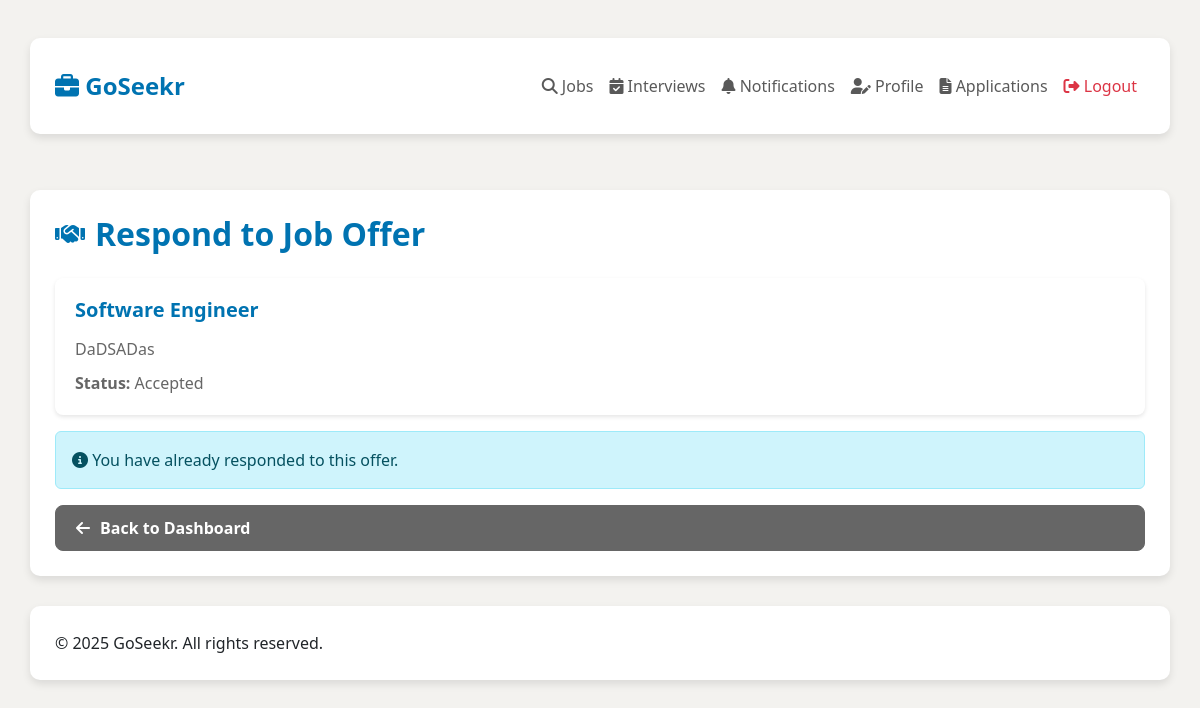
Screenshot of /job_seeker/respond_offer.php?offer_id=1 (signed in) with the database file from the repository.
### tables this page shows
CREATE TABLE `job_offers` (
  `offer_id` int(11) NOT NULL,
  `application_id` int(11) NOT NULL,
  `offer_details` text NOT NULL,
  `status` enum('pending','accepted','declined') DEFAULT 'pending',
  `employer_id` int(11) NOT NULL,
  `seeker_id` int(11) NOT NULL,
  `job_id` int(11) NOT NULL,
  `created_at` timestamp NOT NULL DEFAULT current_timestamp(),
  `salary` decimal(10,2) NOT NULL
);

CREATE TABLE `job_postings` (
  `job_id` int(11) NOT NULL,
  `employer_id` int(11) NOT NULL,
  `title` varchar(255) NOT NULL,
  `description` text NOT NULL,
  `requirements` text NOT NULL,
  `skills` text NOT NULL,
  `status` enum('pending','approved','rejected','unavailable') NOT NULL,
  `created_at` timestamp NOT NULL DEFAULT current_timestamp(),
  `location` varchar(255) DEFAULT NULL,
  `quota` int(11) DEFAULT 1
);

### job_seeker/respond_offer.php (the view, shortened to what this page needs)
<?php
include '../db.php';
$offer_id = $_GET['offer_id'];
$sql = "SELECT job_offers.*, job_postings.title
        FROM job_offers
        JOIN job_postings ON job_offers.job_id = job_postings.job_id
        WHERE job_offers.offer_id = ?";
$stmt = $conn->prepare($sql);
$stmt->bind_param("i", $offer_id);
$stmt->execute();
$result = $stmt->get_result();
$offer = $result->fetch_assoc();
$job_title = $offer['title'];
$offer_details = $offer['offer_details'];
$offer_status = $offer['status'];
?>
<!DOCTYPE html>
<html lang="en">
<head>
    <link href="https://cdn.jsdelivr.net/npm/bootstrap@5.3.0/dist/css/bootstrap.min.css" rel="stylesheet">
    <link rel="stylesheet" href="https://cdnjs.cloudflare.com/ajax/libs/font-awesome/6.4.0/css/all.min.css">
</head>
<body>
    <nav class="navbar navbar-expand-lg navbar-light">
        <div class="container">
            <a class="navbar-brand brand-logo" href="dashboard.php">
                <i class="fas fa-briefcase"></i> GoSeekr
            </a>
            <div class="collapse navbar-collapse" id="navbarNav">
                <ul class="navbar-nav ms-auto">
                    <li class="nav-item">
                        <a class="nav-link" href="search_jobs.php">
                            <i class="fas fa-search"></i> Jobs
                        </a>
                    </li>
                    <li class="nav-item">
                        <a class="nav-link" href="view_interview.php">
                            <i class="fas fa-calendar-check"></i> Interviews
                        </a>
                    </li>
                    <li class="nav-item nav-notification">
                        <a class="nav-link position-relative" href="notifications.php">
                            <i class="fas fa-bell"></i> Notifications
                        </a>
                    </li>
                    <li class="nav-item">
                        <a class="nav-link" href="update_profile.php">
                            <i class="fas fa-user-edit"></i> Profile
                        </a>
                    </li>
                    <li class="nav-item">
                        <a class="nav-link" href="view_applications.php">
                            <i class="fas fa-file-alt"></i> Applications
                        </a>
                    </li>
                    <li class="nav-item">
                        <a class="nav-link text-danger" href="logout.php">
                            <i class="fas fa-sign-out-alt"></i> Logout
                        </a>
                    </li>
                </ul>
            </div>
        </div>
    </nav>
    <div class="container mt-5">
        <h2><i class="fas fa-handshake"></i>Respond to Job Offer</h2>
        <div class="card mb-3">
            <div class="card-body">
                <h5 class="card-title"><?php echo $job_title; ?></h5>
                <p class="card-text"><?php echo $offer_details; ?></p>
                <p class="card-text"><strong>Status:</strong>
                    <span class="status-badge <?php echo $offer_status; ?>">
                        <?php echo ucfirst($offer_status); ?>
                    </span>
                </p>
            </div>
        </div>
        <?php if ($offer_status === 'pending'): ?>
            <form action="respond_offer_handler.php" method="POST">
                <input type="hidden" name="offer_id" value="<?php echo $offer_id; ?>">
                <div class="mb-3">
                    <label class="form-label">Your Response:</label>
                    <div>
                        <button type="submit" name="response" value="accepted" class="btn btn-success me-2">
                            <i class="fas fa-check-circle"></i>Accept Offer
                        </button>
                        <button type="submit" name="response" value="declined" class="btn btn-danger">
                            <i class="fas fa-times-circle"></i>Decline Offer
                        </button>
                    </div>
                </div>
            </form>
        <?php else: ?>
            <div class="alert alert-info">
                <i class="fas fa-info-circle"></i> You have already responded to this offer.
            </div>
        <?php endif; ?>
        <a href="dashboard.php" class="btn btn-secondary">
            <i class="fas fa-arrow-left"></i>Back to Dashboard
        </a>
    </div>
</body>
<footer class="footer mt-auto">
    <div class="container">
        <div class="row">
            <div class="col-md-6">
                <p class="mb-0">&copy; 2025 GoSeekr. All rights reserved.</p>
            </div>
        </div>
    </div>
</footer>
</html>

### job_seeker/respond_offer.php (style rules this page uses)
:root { --primary-color: #0073b1; --secondary-color: #0a66c2; --accent-color: #f5f5f5; --text-muted: #666; --border-color: #e0e0e0; }
body { background-color: #f3f2ef; font-family: 'Segoe UI', Tahoma, Geneva, Verdana, sans-serif; }
.container { background-color: white; padding: 25px; border-radius: 10px; box-shadow: 0 4px 8px rgba(0, 0, 0, 0.1); margin-top: 30px; }
h2 { color: var(--primary-color); font-weight: 700; margin-bottom: 25px; display: flex; align-items: center; gap: 10px; }
h2 i { font-size: 1.5rem; color: var(--primary-color); }
.card { border: none; border-radius: 8px; box-shadow: 0 2px 4px rgba(0, 0, 0, 0.1); margin-bottom: 20px; transition: transform 0.2s; }
.card-body { padding: 20px; }
.card-title { color: var(--primary-color); font-weight: 700; margin-bottom: 15px; }
.card-text { color: var(--text-muted); margin-bottom: 10px; }
.btn-secondary { background-color: var(--text-muted); border-color: var(--text-muted); border-radius: 8px; padding: 10px 20px; font-weight: 600; display: flex; align-items: center; gap: 10px; }
.brand-logo { font-size: 24px; font-weight: bold; color: var(--primary-color); }

### rows the page displays
job_offers: job.title "Software Engineer", offer_details "DaDSADas", status "Accepted"
